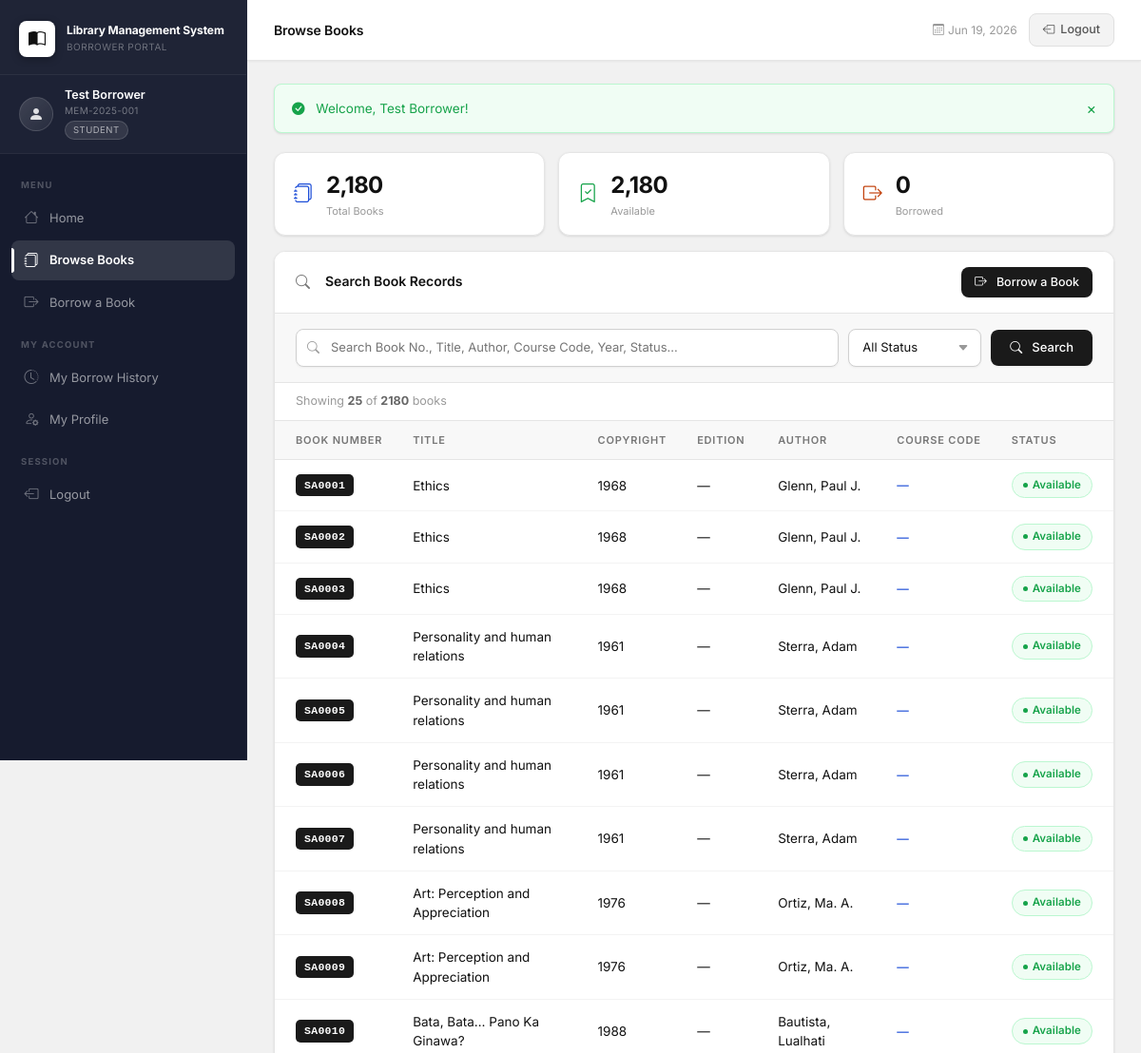
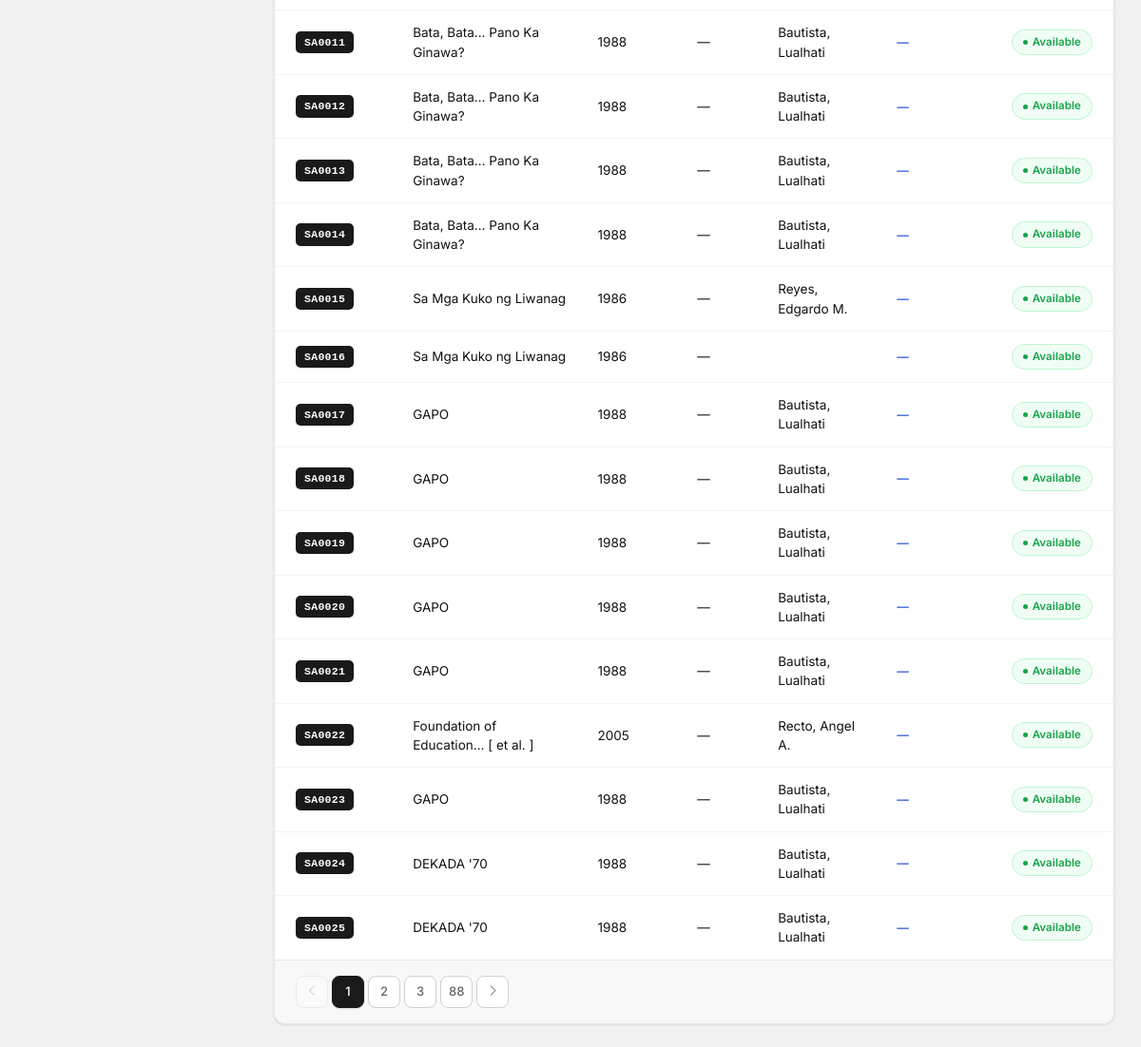
The app's page /user/books.php (signed in) with its own data (2 pictures, top to bottom).
### tables this page shows
CREATE TABLE IF NOT EXISTS books (
    id             INT AUTO_INCREMENT PRIMARY KEY,
    book_number    VARCHAR(20)  NOT NULL UNIQUE COMMENT 'Accession No. e.g. SA0001',
    title          VARCHAR(500) NOT NULL,
    copyright_year VARCHAR(10)  DEFAULT NULL,
    edition        VARCHAR(50)  DEFAULT NULL,
    author         VARCHAR(255) NOT NULL,
    course_code    VARCHAR(50)  DEFAULT NULL,
    status         ENUM('Available','Borrowed') NOT NULL DEFAULT 'Available',
    created_at     TIMESTAMP DEFAULT CURRENT_TIMESTAMP,
    updated_at     TIMESTAMP DEFAULT CURRENT_TIMESTAMP ON UPDATE CURRENT_TIMESTAMP
);

### user/books.php (the view, shortened to what this page needs)
<?php
$pdo       = getDB();
$search  = trim($_GET['search'] ?? '');
$status  = $_GET['status'] ?? '';
$page    = max(1, intval($_GET['page'] ?? 1));
$perPage = 25;
$offset  = ($page - 1) * $perPage;
$where  = [];
$params = [];
$whereSQL = $where ? 'WHERE ' . implode(' AND ', $where) : '';
$total      = $pdo->prepare("SELECT COUNT(*) FROM books $whereSQL");
$total->execute($params);
$total      = $total->fetchColumn();
$totalPages = max(1, ceil($total / $perPage));
$stmt = $pdo->prepare("SELECT * FROM books $whereSQL ORDER BY book_number ASC LIMIT $perPage OFFSET $offset");
$stmt->execute($params);
$books = $stmt->fetchAll();
$availCount  = $pdo->query("SELECT COUNT(*) FROM books WHERE status='Available'")->fetchColumn();
$borrowCount = $pdo->query("SELECT COUNT(*) FROM books WHERE status='Borrowed'")->fetchColumn();
require_once __DIR__ . '/header.php';
?>
<div class="mini-stats-row">
    <div class="mini-stat"><i class="bi bi-journals"></i><div><div class="ms-num"><?= number_format($total) ?></div><div class="ms-lbl">Total Books</div></div></div>
    <div class="mini-stat ms-green"><i class="bi bi-bookmark-check"></i><div><div class="ms-num"><?= number_format($availCount) ?></div><div class="ms-lbl">Available</div></div></div>
    <div class="mini-stat ms-orange"><i class="bi bi-box-arrow-right"></i><div><div class="ms-num"><?= number_format($borrowCount) ?></div><div class="ms-lbl">Borrowed</div></div></div>
</div>
<div class="section-card mt-3">
    <div class="section-header">
        <h3><i class="bi bi-search me-2"></i>Search Book Records</h3>
        <a href="<?= BASE_URL ?>/user/borrow.php" class="btn-primary-custom" style="font-size:12.5px;padding:7px 14px;">
            <i class="bi bi-box-arrow-right me-1"></i>Borrow a Book
        </a>
    </div>
    <form method="GET" class="filter-bar">
        <div class="filter-row">
            <div class="search-wrap">
                <input type="text" name="search" class="filter-input search-input"
                       placeholder="Search Book No., Title, Author, Course Code, Year, Status..."
                       value="<?= htmlspecialchars($search) ?>">
            </div>
            <select name="status" class="filter-input filter-select">
                <option value="">All Status</option>
            </select>
            <button type="submit" class="btn-filter"><i class="bi bi-search me-1"></i>Search</button>
        </div>
    </form>
    <div class="table-info">
        <?php if ($search || $status): ?>
        Search: <strong>"<?= htmlspecialchars($search ?: $status) ?>"</strong> — <strong><?= $total ?></strong> result(s)
        <?php else: ?>
        Showing <strong><?= count($books) ?></strong> of <strong><?= $total ?></strong> books
        <?php endif; ?>
    </div>
    <div class="table-responsive">
        <table class="data-table books-table">
            <thead>
                <tr>
                    <th>Book Number</th>
                    <th>Title</th>
                    <th>Copyright</th>
                    <th>Edition</th>
                    <th>Author</th>
                    <th>Course Code</th>
                    <th>Status</th>
                </tr>
            </thead>
            <tbody>
                <?php if (empty($books)): ?>
                <tr><td colspan="7" class="text-center text-muted py-5">No books found matching your search.</td></tr>
                <?php else: foreach ($books as $b): ?>
                <tr>
                    <td><span class="book-num"><?= htmlspecialchars($b['book_number']) ?></span></td>
                    <td><?= htmlspecialchars($b['title']) ?></td>
                    <td><?= htmlspecialchars($b['copyright_year'] ?: '—') ?></td>
                    <td><?= htmlspecialchars($b['edition'] ?: '—') ?></td>
                    <td><?= htmlspecialchars($b['author']) ?></td>
                    <td><span class="course-code"><?= htmlspecialchars($b['course_code'] ?: '—') ?></span></td>
                    <td>
                        <?php if ($b['status'] === 'Available'): ?>
                        <span class="badge-status badge-available">Available</span>
                        <?php else: ?>
                        <span class="badge-status badge-borrowed">Borrowed</span>
                        <?php endif; ?>
                    </td>
                </tr>
                <?php endforeach; endif; ?>
            </tbody>
        </table>
    </div>
    <?php if ($totalPages > 1): ?>
    <nav class="pagination-wrap">
        <ul class="custom-pagination">
            <li class="<?= $page<=1?'disabled':'' ?>">
                <a href="?page=<?= $page-1 ?>&search=<?= urlencode($search) ?>&status=<?= $status ?>"><i class="bi bi-chevron-left"></i></a>
            </li>
            <?php
            $start = max(1, $page - 2);
            $end   = min($totalPages, $page + 2);
            if ($start > 1): ?><li><a href="?page=1&search=<?= urlencode($search) ?>&status=<?= $status ?>">1</a></li><?php endif;
            for ($i = $start; $i <= $end; $i++): ?>
            <li class="<?= $i===$page?'active':'' ?>">
                <a href="?page=<?= $i ?>&search=<?= urlencode($search) ?>&status=<?= $status ?>"><?= $i ?></a>
            </li>
            <?php endfor;
            if ($end < $totalPages): ?><li><a href="?page=<?= $totalPages ?>&search=<?= urlencode($search) ?>&status=<?= $status ?>"><?= $totalPages ?></a></li><?php endif; ?>
            <li class="<?= $page>=$totalPages?'disabled':'' ?>">
                <a href="?page=<?= $page+1 ?>&search=<?= urlencode($search) ?>&status=<?= $status ?>"><i class="bi bi-chevron-right"></i></a>
            </li>
        </ul>
    </nav>
    <?php endif; ?>
</div>
<?php require_once __DIR__ . '/footer.php'; ?>

### records on screen
books: book_number "SA0001", title "Ethics", copyright_year "1968", edition "—", author "Glenn, Paul J.", course_code "—", status "Available"
books: book_number "SA0002", title "Ethics", copyright_year "1968", edition "—", author "Glenn, Paul J.", course_code "—", status "Available"
books: book_number "SA0003", title "Ethics", copyright_year "1968", edition "—", author "Glenn, Paul J.", course_code "—", status "Available"
books: book_number "SA0004", title "Personality and human relations", copyright_year "1961", edition "—", author "Sterra, Adam", course_code "—", status "Available"
books: book_number "SA0005", title "Personality and human relations", copyright_year "1961", edition "—", author "Sterra, Adam", course_code "—", status "Available"
books: book_number "SA0006", title "Personality and human relations", copyright_year "1961", edition "—", author "Sterra, Adam", course_code "—", status "Available"
books: book_number "SA0007", title "Personality and human relations", copyright_year "1961", edition "—", author "Sterra, Adam", course_code "—", status "Available"
books: book_number "SA0008", title "Art: Perception and Appreciation", copyright_year "1976", edition "—", author "Ortiz, Ma. A.", course_code "—", status "Available"
books: book_number "SA0009", title "Art: Perception and Appreciation", copyright_year "1976", edition "—", author "Ortiz, Ma. A.", course_code "—", status "Available"
books: book_number "SA0010", title "Bata, Bata… Pano Ka Ginawa?", copyright_year "1988", edition "—", author "Bautista, Lualhati", course_code "—", status "Available"
books: book_number "SA0011", title "Bata, Bata… Pano Ka Ginawa?", copyright_year "1988", edition "—", author "Bautista, Lualhati", course_code "—", status "Available"
books: book_number "SA0012", title "Bata, Bata… Pano Ka Ginawa?", copyright_year "1988", edition "—", author "Bautista, Lualhati", course_code "—", status "Available"
books: book_number "SA0013", title "Bata, Bata… Pano Ka Ginawa?", copyright_year "1988", edition "—", author "Bautista, Lualhati", course_code "—", status "Available"
books: book_number "SA0014", title "Bata, Bata… Pano Ka Ginawa?", copyright_year "1988", edition "—", author "Bautista, Lualhati", course_code "—", status "Available"
books: book_number "SA0015", title "Sa Mga Kuko ng Liwanag", copyright_year "1986", edition "—", author "Reyes, Edgardo M.", course_code "—", status "Available"
books: book_number "SA0016", title "Sa Mga Kuko ng Liwanag", copyright_year "1986", edition "—", course_code "—", status "Available"
books: book_number "SA0017", title "GAPO", copyright_year "1988", edition "—", author "Bautista, Lualhati", course_code "—", status "Available"
books: book_number "SA0018", title "GAPO", copyright_year "1988", edition "—", author "Bautista, Lualhati", course_code "—", status "Available"
books: book_number "SA0019", title "GAPO", copyright_year "1988", edition "—", author "Bautista, Lualhati", course_code "—", status "Available"
books: book_number "SA0020", title "GAPO", copyright_year "1988", edition "—", author "Bautista, Lualhati", course_code "—", status "Available"
books: book_number "SA0021", title "GAPO", copyright_year "1988", edition "—", author "Bautista, Lualhati", course_code "—", status "Available"
books: book_number "SA0022", title "Foundation of Education… [ et al. ]", copyright_year "2005", edition "—", author "Recto, Angel A.", course_code "—", status "Available"
books: book_number "SA0023", title "GAPO", copyright_year "1988", edition "—", author "Bautista, Lualhati", course_code "—", status "Available"
books: book_number "SA0024", title "DEKADA '70", copyright_year "1988", edition "—", author "Bautista, Lualhati", course_code "—", status "Available"
books: book_number "SA0025", title "DEKADA '70", copyright_year "1988", edition "—", author "Bautista, Lualhati", course_code "—", status "Available"

### other values on screen
$_SESSION['user_name'] "Test Borrower"
$_SESSION['user_member_id'] "MEM-2025-001"
$_SESSION['user_type'] "STUDENT"
$pageTitle "Browse Books"
$flash['message'] "Welcome, Test Borrower!"
$total "2,180"
$availCount "2,180"
$borrowCount "0"
count($books) "25"
$total "2180"
$totalPages "88"
